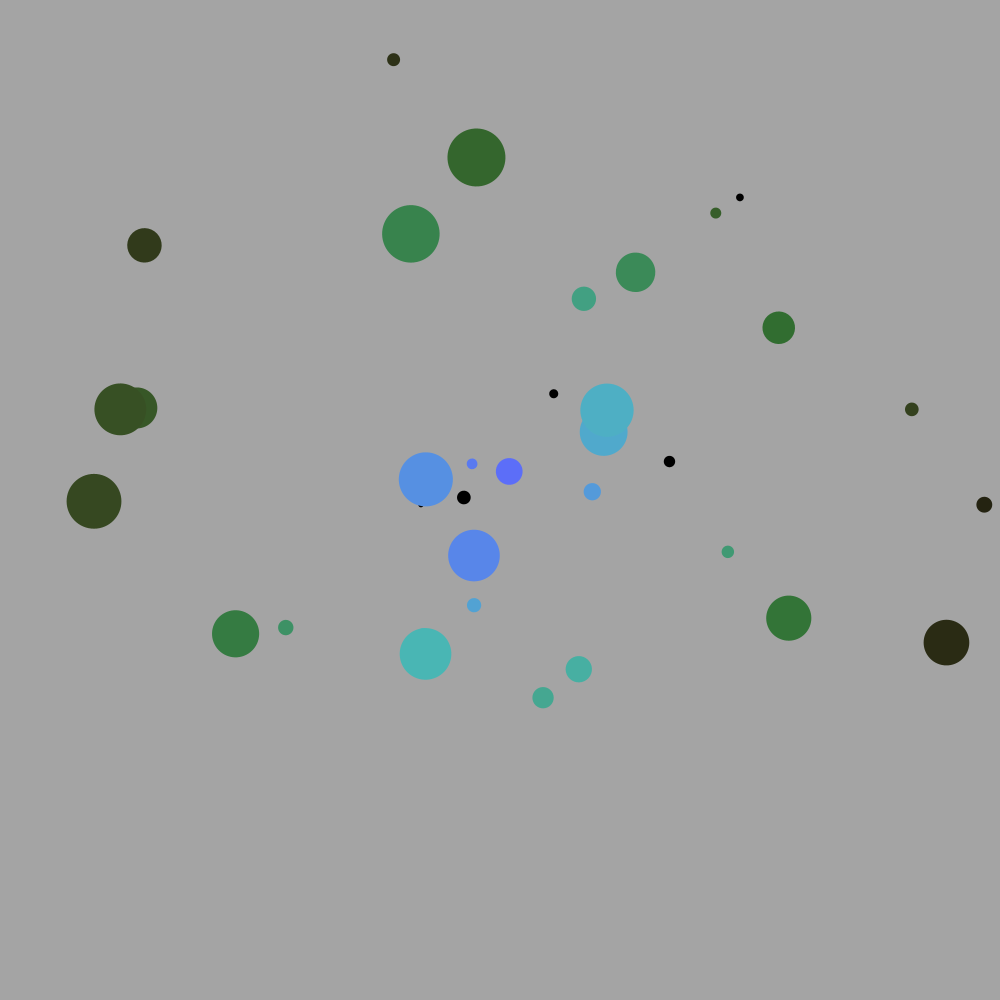
Frame 1 (no input)
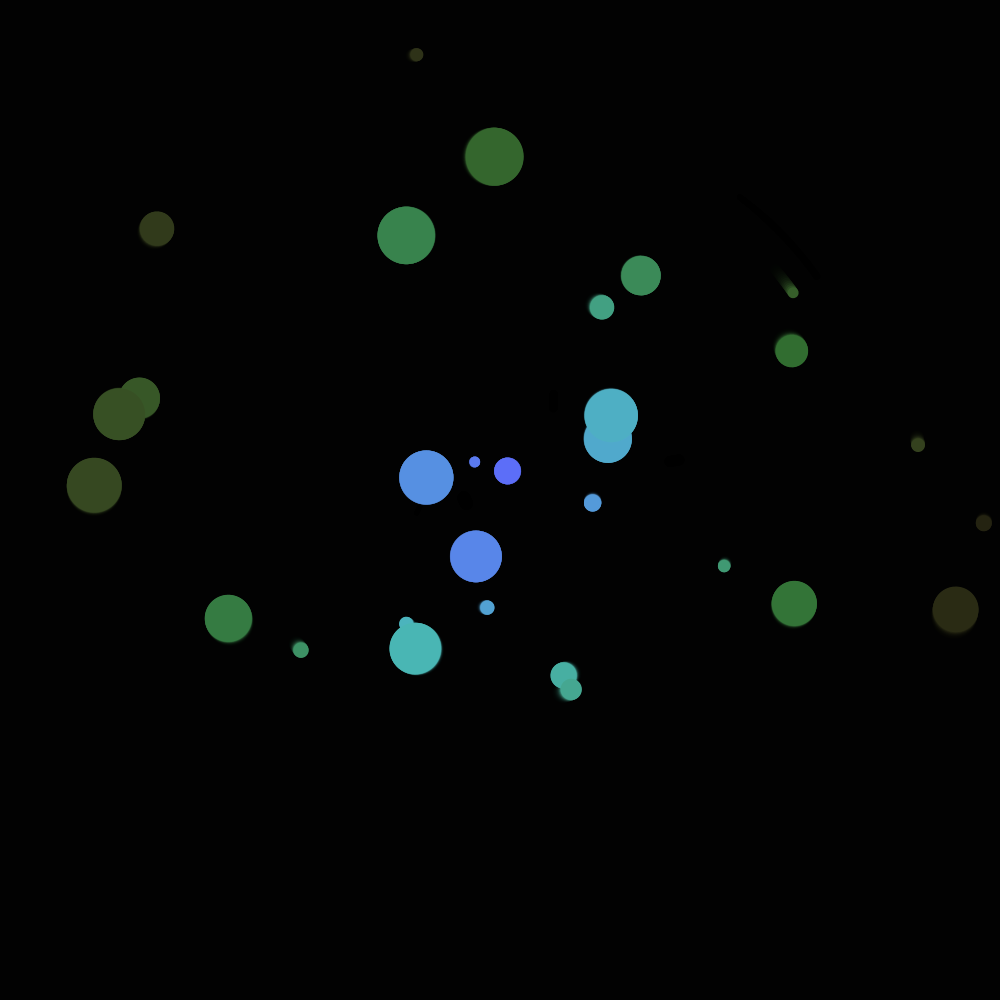
Frame 60 (the mouse pressed at the canvas centre just before this capture)
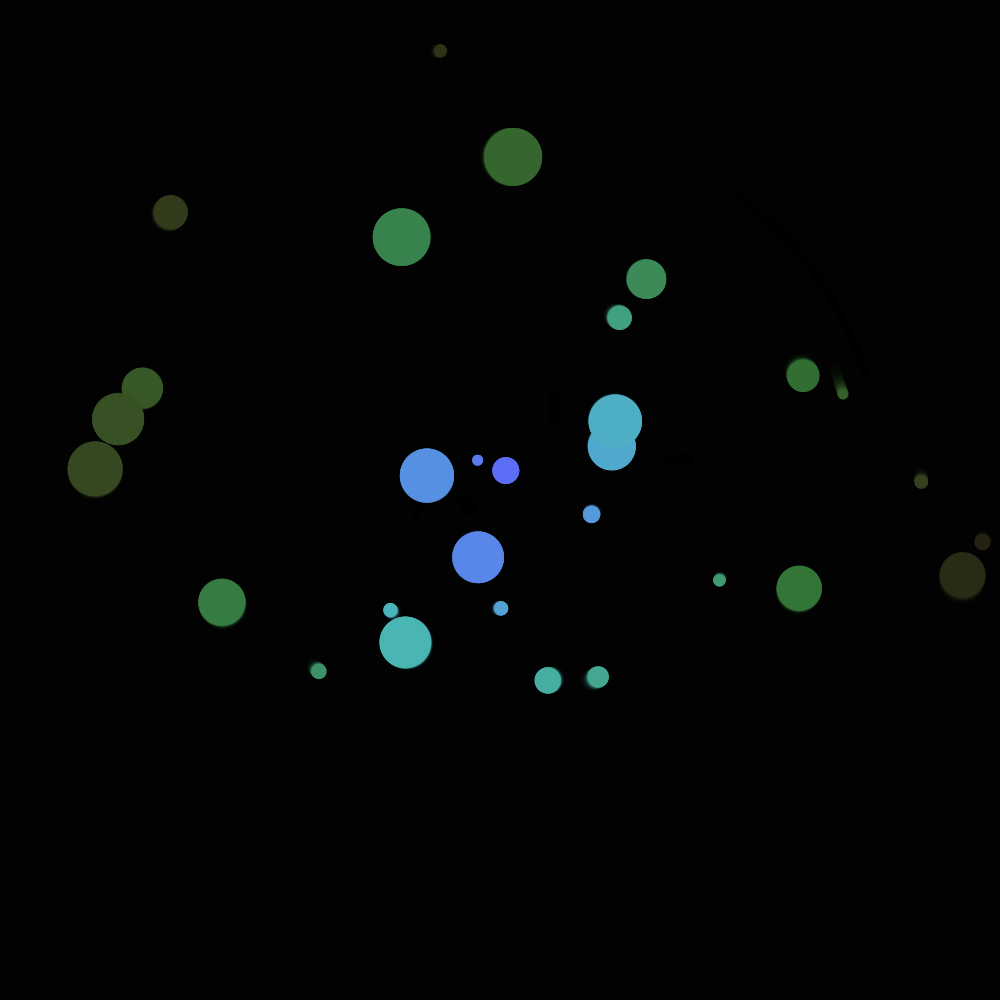
Frame 120 (the mouse held since frame 60 and released just before this capture)

The Processing sketch that drew these frames (run headless with seeded random() and noise(); from frame 60 on, the mouse is pressed at the canvas centre):

// Processing sketch: planets_2
// ── planets_2.pde
int _planetCount = 30;
float _minDis = 30;
float _maxDis;
float _minSpeed = 0.2;
float _maxSpeed = 2;
float _minSize = 10;
float _maxSize = 60;
color _startColor;
color _endColor;

ArrayList<Planet> planets = new ArrayList<Planet>();

void setup(){
  size(1000,1000);
  noStroke();
  
  colorMode(HSB,100,100,100);
  _startColor = randomColor();
  _endColor = contrastColor(_startColor);
  _maxDis = width/2;
  
  for (int i = 0; i < _planetCount; i++){
    Planet cur = new Planet();
    cur.speed = random(_minSpeed,_maxSpeed) * randomSign();
    cur.dist = splitBetween(_minDis, _maxDis, _planetCount, i);
    cur.angle = random(0,360);
    cur.size = random(_minSize, _maxSize);
    cur.col = colorBetween(_startColor,_endColor,_planetCount,i);
    if (random(-1,5) < 0){
      Planet curMoon = new Planet();
      curMoon.speed = random(_minSpeed,_maxSpeed) * randomSign();
      curMoon.size = random(_minSize/2,_maxSize/2);
      curMoon.dist = random(cur.size+curMoon.size+5, cur.size+curMoon.size+20);
      curMoon.angle = random(0,360);
      curMoon.col = color(255,0,0);
      cur.moon = curMoon;
      cur.hasMoon = true;
    }
    planets.add(cur);
  }
}

void draw(){
  fill(0,0,0,50);
  rect(0,0,width,height);
  translate(width/2,height/2);
  for (int i = 0; i < _planetCount; i++){
    Planet cur = planets.get(i);
    cur.drawMe();
    cur.update();
  }
}

// ── Planet.pde
class Planet {
  float angle = 0.0;
  float dist = 100.0;
  float speed = 1.0;
  float size = 10.0;
  color col = color(255);
  boolean hasMoon = false;
  Planet moon;

  void drawMe(){
    pushMatrix();
      fill(this.col);
      rotate(radians(this.angle));
      translate(0,this.dist);
      circle(0,0,this.size);
      if (this.hasMoon){
        fill(this.moon.col);
        rotate(radians(this.moon.angle));
        translate(0,this.moon.dist);
        circle(0,0,this.moon.size);
      }
    popMatrix();
  }
  void update(){
    this.angle += this.speed / (this.size/2);
    if (this.hasMoon){
      this.moon.angle += this.moon.speed / (this.moon.size/2);
    }
  }
}

// ── helper_functions.pde
//+1 or -1 with (about?) equal probablility
int randomSign(){
  if (random(-1,1) <= 0){
    return -1;
  } else {
    return 1;
  }
}

float splitBetween(float min, float max, int count, int i){
  float range = (max - min);
  float split = range / count;
  return (split * i) + min;
  //((_maxDis - _minDis)/_planetCount)*i + _minDis
}

color randomColor(){
  return color(random(0,100),random(50,100),random(50,100));
}

color contrastColor(color start){
  float h = (50 + hue(start)) % 100;
  float s = (random(-20,20) + saturation(start)) % 100;
  float b = (random(-20,20) + brightness(start)) % 100;
  return color(h, s, b);
}

color colorBetween(color min, color max, int count, int i){
  float h = splitBetween(hue(min), hue(max), count, i);
  float s = splitBetween(saturation(min), saturation(max), count, i);
  float b = splitBetween(brightness(min), brightness(max), count, i);
  return color(h,s,b);
}
